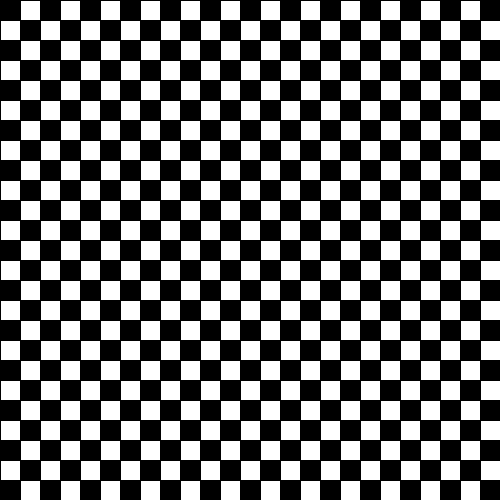
Frame 1 (no input)
Frame 2 (the mouse pressed at the canvas centre, redrawn once): identical to frame 1, image omitted

The Processing sketch that drew this single still picture (run headless with seeded random() and noise(); the mouse was pressed at the canvas centre and the sketch redrawn once):

// Processing sketch: nested_loops_counting
// ── nested_loops_counting.pde
// Spencer Mathews, April 2016
// Demonstrate nested for loops which increment by one.
// #loops

void setup() {
  size(500, 500);
  noLoop();  // use noLoop() when there is no animation
}

void draw() {
  background(0);

  float s = 20;

  for (float i=0; i<height; i++)
  {
    for (float j=0; j<height; j++)
    {
      if ( (i+j)%2 == 0 ) {
        fill(0);
      } else {
        fill(255);
      }
      rect(i*s, j*s, s, s);
    }
  }
}
